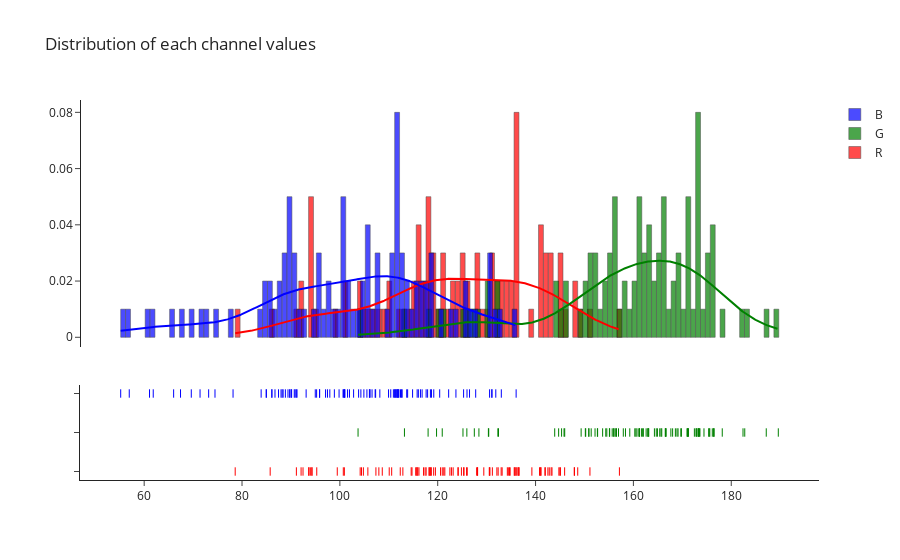

Notebook code cell kept with this figure:
### Code cell
fig = ff.create_distplot([red_values, green_values, blue_values],
                         group_labels=["R", "G", "B"],
                         colors=["red", "green", "blue"])
fig.update_layout(title_text="Distribution of each channel values", template="simple_white")
fig.data[0].marker.line.color = 'rgb(0, 0, 0)'
fig.data[0].marker.line.width = 0.5
fig.data[1].marker.line.color = 'rgb(0, 0, 0)'
fig.data[1].marker.line.width = 0.5
fig.data[2].marker.line.color = 'rgb(0, 0, 0)'
fig.data[2].marker.line.width = 0.5
fig

### Figure 1 — Plotly figure (JSON) as saved in the notebook; plotly's stock layout.template omitted (floating-point values rounded to 4 significant figures; data arrays with more than 128 entries replaced by an {"elided": "..."} marker saying what was removed)
{"data": [{"autobinx": false, "histnorm": "probability density", "legendgroup": "R", "marker": {"color": "red", "line": {"color": "rgb(0, 0, 0)", "width": 0.5}}, "name": "R", "opacity": 0.7, "type": "histogram", "x": [125.3, 139.2, 128.0, 100.7, 118.5, 128.1, 132.1, 99.47, 142.0, 135.8, 141.9, 93.69, 104.2, 129.4, 117.1, 126.0, 142.8, 120.9, 124.8, 124.2, 145.0, 108.7, 116.2, 112.9, 134.4, 94.27, 95.28, 130.6, 112.3, 140.8, 117.6, 134.8, 118.6, 125.9, 122.5, 104.8, 117.4, 115.5, 121.5, 120.6, 110.6, 118.3, 92.47, 118.2, 140.9, 157.1, 115.7, 110.1, 144.8, 134.2, 115.9, 148.6, 132.4, 136.6, 151.1, 123.2, 91.11, 134.7, 100.9, 136.0, 141.1, 107.4, 94.32, 135.6, 92.07, 128.2, 119.2, 119.5, 93.62, 136.2, 124.1, 145.1, 131.2, 93.97, 114.6, 143.4, 121.2, 141.1, 78.61, 118.7, 136.6, 136.5, 114.7, 108.0, 147.9, 130.7, 143.2, 125.4, 142.5, 105.7, 145.9, 85.76, 104.4, 122.8, 130.5, 148.0, 133.0, 133.2, 115.8, 135.8], "xaxis": "x", "xbins": {"end": 157.1, "size": 1, "start": 78.61}, "yaxis": "y"}, {"autobinx": false, "histnorm": "probability density", "legendgroup": "G", "marker": {"color": "green", "line": {"color": "rgb(0, 0, 0)", "width": 0.5}}, "name": "G", "opacity": 0.7, "type": "histogram", "x": [160.7, 171.0, 173.3, 152.7, 154.6, 165.6, 156.0, 149.3, 172.8, 173.5, 174.4, 150.2, 169.8, 166.6, 156.0, 160.3, 161.1, 160.5, 166.6, 163.0, 168.0, 126.0, 157.9, 162.0, 173.3, 152.2, 119.8, 150.9, 172.5, 173.0, 150.3, 172.9, 145.3, 161.9, 158.4, 125.2, 156.5, 163.0, 143.9, 153.7, 132.3, 162.6, 120.9, 161.6, 182.4, 187.2, 155.1, 145.8, 176.1, 178.2, 152.6, 166.5, 171.2, 163.0, 189.6, 155.7, 132.4, 171.2, 176.5, 182.8, 176.4, 157.0, 130.4, 154.4, 103.7, 165.4, 175.6, 169.1, 130.4, 168.9, 159.3, 165.8, 168.6, 127.5, 146.0, 164.7, 164.3, 169.7, 118.0, 144.7, 173.4, 163.1, 155.1, 156.3, 171.1, 150.9, 164.9, 175.5, 166.7, 156.5, 161.2, 113.2, 128.4, 173.6, 167.7, 176.4, 171.1, 175.4, 151.4, 161.2], "xaxis": "x", "xbins": {"end": 189.6, "size": 1, "start": 103.7}, "yaxis": "y"}, {"autobinx": false, "histnorm": "probability density", "legendgroup": "B", "marker": {"color": "blue", "line": {"color": "rgb(0, 0, 0)", "width": 0.5}}, "name": "B", "opacity": 0.7, "type": "histogram", "x": [113.9, 111.8, 130.6, 111.2, 86.74, 112.4, 106.0, 101.0, 88.21, 101.6, 117.6, 94.97, 112.7, 106.6, 108.2, 95.86, 126.0, 91.1, 88.86, 103.8, 131.9, 69.63, 89.77, 89.76, 102.8, 111.8, 66.02, 100.8, 123.7, 107.3, 84.94, 111.6, 90.87, 116.0, 122.2, 71.42, 88.4, 97.95, 91.24, 87.46, 97.08, 86.1, 84.97, 112.0, 87.98, 125.3, 90.06, 55.2, 110.4, 102.0, 61.85, 131.1, 112.6, 131.0, 109.9, 83.91, 89.39, 107.2, 95.25, 100.7, 111.6, 90.68, 95.86, 106.2, 67.43, 104.9, 110.9, 120.4, 73.18, 111.4, 93.11, 126.5, 106.1, 111.3, 105.5, 115.8, 90.14, 112.1, 61.09, 74.48, 97.47, 118.7, 136.0, 99.84, 133.0, 116.5, 116.8, 86.11, 101.0, 127.8, 114.9, 56.95, 78.17, 119.2, 118.5, 113.7, 98.88, 101.0, 117.9, 104.3], "xaxis": "x", "xbins": {"end": 136.0, "size": 1, "start": 55.2}, "yaxis": "y"}, {"legendgroup": "R", "marker": {"color": "red"}, "mode": "lines", "name": "R", "showlegend": false, "type": "scatter", "x": {"elided": "500 float values"}, "xaxis": "x", "y": {"elided": "500 float values"}, "yaxis": "y"}, {"legendgroup": "G", "marker": {"color": "green"}, "mode": "lines", "name": "G", "showlegend": false, "type": "scatter", "x": {"elided": "500 float values"}, "xaxis": "x", "y": {"elided": "500 float values"}, "yaxis": "y"}, {"legendgroup": "B", "marker": {"color": "blue"}, "mode": "lines", "name": "B", "showlegend": false, "type": "scatter", "x": {"elided": "500 float values"}, "xaxis": "x", "y": {"elided": "500 float values"}, "yaxis": "y"}, {"legendgroup": "R", "marker": {"color": "red", "symbol": "line-ns-open"}, "mode": "markers", "name": "R", "showlegend": false, "type": "scatter", "x": [125.3, 139.2, 128.0, 100.7, 118.5, 128.1, 132.1, 99.47, 142.0, 135.8, 141.9, 93.69, 104.2, 129.4, 117.1, 126.0, 142.8, 120.9, 124.8, 124.2, 145.0, 108.7, 116.2, 112.9, 134.4, 94.27, 95.28, 130.6, 112.3, 140.8, 117.6, 134.8, 118.6, 125.9, 122.5, 104.8, 117.4, 115.5, 121.5, 120.6, 110.6, 118.3, 92.47, 118.2, 140.9, 157.1, 115.7, 110.1, 144.8, 134.2, 115.9, 148.6, 132.4, 136.6, 151.1, 123.2, 91.11, 134.7, 100.9, 136.0, 141.1, 107.4, 94.32, 135.6, 92.07, 128.2, 119.2, 119.5, 93.62, 136.2, 124.1, 145.1, 131.2, 93.97, 114.6, 143.4, 121.2, 141.1, 78.61, 118.7, 136.6, 136.5, 114.7, 108.0, 147.9, 130.7, 143.2, 125.4, 142.5, 105.7, 145.9, 85.76, 104.4, 122.8, 130.5, 148.0, 133.0, 133.2, 115.8, 135.8], "xaxis": "x", "y": ["R", "R", "R", "R", "R", "R", "R", "R", "R", "R", "R", "R", "R", "R", "R", "R", "R", "R", "R", "R", "R", "R", "R", "R", "R", "R", "R", "R", "R", "R", "R", "R", "R", "R", "R", "R", "R", "R", "R", "R", "R", "R", "R", "R", "R", "R", "R", "R", "R", "R", "R", "R", "R", "R", "R", "R", "R", "R", "R", "R", "R", "R", "R", "R", "R", "R", "R", "R", "R", "R", "R", "R", "R", "R", "R", "R", "R", "R", "R", "R", "R", "R", "R", "R", "R", "R", "R", "R", "R", "R", "R", "R", "R", "R", "R", "R", "R", "R", "R", "R"], "yaxis": "y2"}, {"legendgroup": "G", "marker": {"color": "green", "symbol": "line-ns-open"}, "mode": "markers", "name": "G", "showlegend": false, "type": "scatter", "x": [160.7, 171.0, 173.3, 152.7, 154.6, 165.6, 156.0, 149.3, 172.8, 173.5, 174.4, 150.2, 169.8, 166.6, 156.0, 160.3, 161.1, 160.5, 166.6, 163.0, 168.0, 126.0, 157.9, 162.0, 173.3, 152.2, 119.8, 150.9, 172.5, 173.0, 150.3, 172.9, 145.3, 161.9, 158.4, 125.2, 156.5, 163.0, 143.9, 153.7, 132.3, 162.6, 120.9, 161.6, 182.4, 187.2, 155.1, 145.8, 176.1, 178.2, 152.6, 166.5, 171.2, 163.0, 189.6, 155.7, 132.4, 171.2, 176.5, 182.8, 176.4, 157.0, 130.4, 154.4, 103.7, 165.4, 175.6, 169.1, 130.4, 168.9, 159.3, 165.8, 168.6, 127.5, 146.0, 164.7, 164.3, 169.7, 118.0, 144.7, 173.4, 163.1, 155.1, 156.3, 171.1, 150.9, 164.9, 175.5, 166.7, 156.5, 161.2, 113.2, 128.4, 173.6, 167.7, 176.4, 171.1, 175.4, 151.4, 161.2], "xaxis": "x", "y": ["G", "G", "G", "G", "G", "G", "G", "G", "G", "G", "G", "G", "G", "G", "G", "G", "G", "G", "G", "G", "G", "G", "G", "G", "G", "G", "G", "G", "G", "G", "G", "G", "G", "G", "G", "G", "G", "G", "G", "G", "G", "G", "G", "G", "G", "G", "G", "G", "G", "G", "G", "G", "G", "G", "G", "G", "G", "G", "G", "G", "G", "G", "G", "G", "G", "G", "G", "G", "G", "G", "G", "G", "G", "G", "G", "G", "G", "G", "G", "G", "G", "G", "G", "G", "G", "G", "G", "G", "G", "G", "G", "G", "G", "G", "G", "G", "G", "G", "G", "G"], "yaxis": "y2"}, {"legendgroup": "B", "marker": {"color": "blue", "symbol": "line-ns-open"}, "mode": "markers", "name": "B", "showlegend": false, "type": "scatter", "x": [113.9, 111.8, 130.6, 111.2, 86.74, 112.4, 106.0, 101.0, 88.21, 101.6, 117.6, 94.97, 112.7, 106.6, 108.2, 95.86, 126.0, 91.1, 88.86, 103.8, 131.9, 69.63, 89.77, 89.76, 102.8, 111.8, 66.02, 100.8, 123.7, 107.3, 84.94, 111.6, 90.87, 116.0, 122.2, 71.42, 88.4, 97.95, 91.24, 87.46, 97.08, 86.1, 84.97, 112.0, 87.98, 125.3, 90.06, 55.2, 110.4, 102.0, 61.85, 131.1, 112.6, 131.0, 109.9, 83.91, 89.39, 107.2, 95.25, 100.7, 111.6, 90.68, 95.86, 106.2, 67.43, 104.9, 110.9, 120.4, 73.18, 111.4, 93.11, 126.5, 106.1, 111.3, 105.5, 115.8, 90.14, 112.1, 61.09, 74.48, 97.47, 118.7, 136.0, 99.84, 133.0, 116.5, 116.8, 86.11, 101.0, 127.8, 114.9, 56.95, 78.17, 119.2, 118.5, 113.7, 98.88, 101.0, 117.9, 104.3], "xaxis": "x", "y": ["B", "B", "B", "B", "B", "B", "B", "B", "B", "B", "B", "B", "B", "B", "B", "B", "B", "B", "B", "B", "B", "B", "B", "B", "B", "B", "B", "B", "B", "B", "B", "B", "B", "B", "B", "B", "B", "B", "B", "B", "B", "B", "B", "B", "B", "B", "B", "B", "B", "B", "B", "B", "B", "B", "B", "B", "B", "B", "B", "B", "B", "B", "B", "B", "B", "B", "B", "B", "B", "B", "B", "B", "B", "B", "B", "B", "B", "B", "B", "B", "B", "B", "B", "B", "B", "B", "B", "B", "B", "B", "B", "B", "B", "B", "B", "B", "B", "B", "B", "B"], "yaxis": "y2"}], "layout": {"barmode": "overlay", "hovermode": "closest", "legend": {"traceorder": "reversed"}, "title": {"text": "Distribution of each channel values"}, "xaxis": {"anchor": "y2", "domain": [0, 1], "zeroline": false}, "yaxis": {"anchor": "free", "domain": [0.35, 1], "position": 0}, "yaxis2": {"anchor": "x", "domain": [0, 0.25], "dtick": 1, "showticklabels": false}}}
